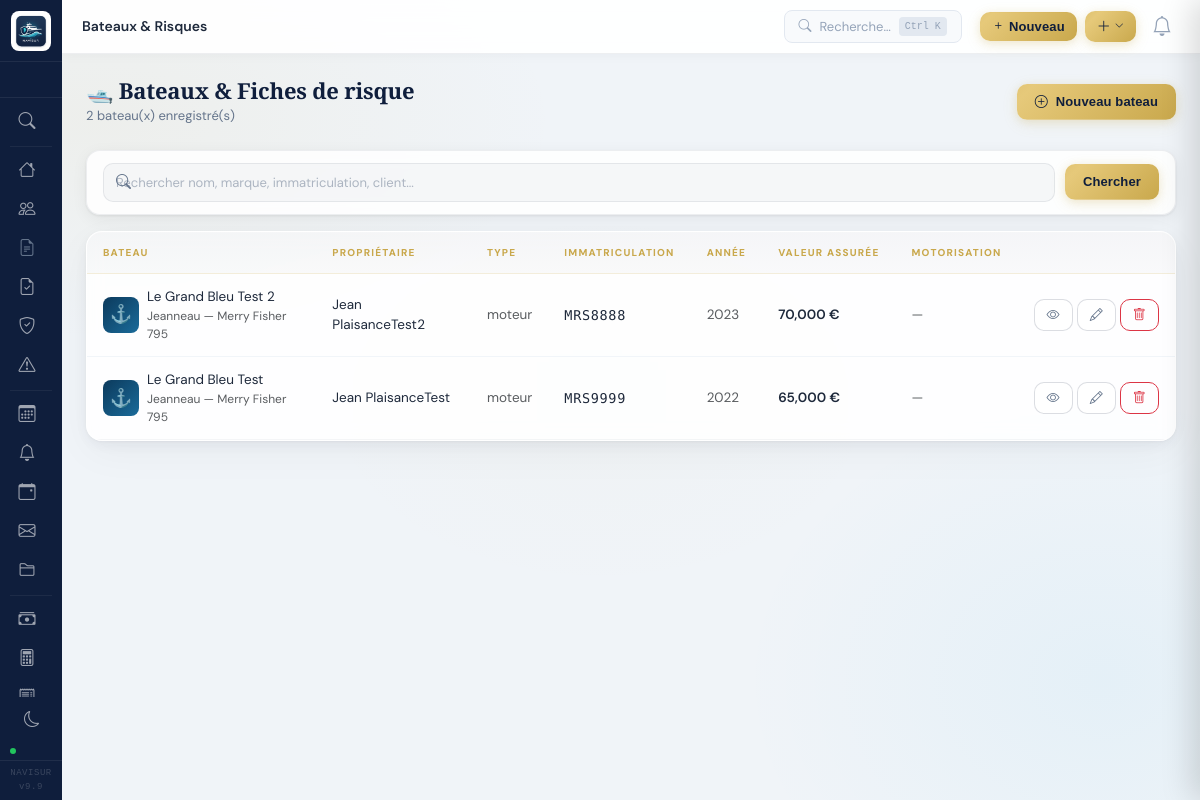
The page /bateaux (signed in) on the database its author committed.
### tables this page shows
CREATE TABLE bateaux (
        id INTEGER PRIMARY KEY AUTOINCREMENT,
        client_id INTEGER NOT NULL,
        nom_bateau TEXT,
        marque TEXT,
        modele TEXT,
        type_bateau TEXT,
        immatriculation TEXT,
        annee_fabrication INTEGER,
        longueur REAL,
        largeur REAL,
        valeur_assurance REAL DEFAULT 0,
        valeur_a_neuf REAL DEFAULT 0,
        pavillon TEXT DEFAULT 'Français',
        port_attache TEXT,
        zone_navigation TEXT,
        usage TEXT DEFAULT 'plaisance',
        moteur_marque TEXT,
        moteur_modele TEXT,
        moteur_puissance REAL,
        moteur_annee INTEGER,
        moteur_type TEXT DEFAULT 'hors_bord',
        moteur_carburant TEXT DEFAULT 'essence',
        moteur_serie TEXT,
        moteur2_marque TEXT,
        moteur2_puissance REAL,
        moteur2_serie TEXT,
        notes TEXT,
        date_creation TEXT DEFAULT CURRENT_DATE,
        FOREIGN KEY (client_id) REFERENCES clients(id)
    );

CREATE TABLE clients (
        id INTEGER PRIMARY KEY AUTOINCREMENT,
        type TEXT DEFAULT 'particulier',
        nom TEXT NOT NULL,
        prenom TEXT,
        email TEXT,
        telephone TEXT,
        adresse TEXT,
        code_postal TEXT,
        ville TEXT,
        siren TEXT,
        statut TEXT DEFAULT 'prospect',
        date_creation TEXT DEFAULT CURRENT_DATE,
        notes TEXT
    , civilite TEXT DEFAULT "", telephone2 TEXT DEFAULT "", telephone_fixe TEXT DEFAULT "", pays_code TEXT DEFAULT "FR", pays_nom TEXT DEFAULT "France", email_statut TEXT DEFAULT "", telephone_formate TEXT DEFAULT "", telephone_pays TEXT DEFAULT "FR", forme_juridique TEXT DEFAULT "", code_naf TEXT DEFAULT "", nom_dirigeant TEXT DEFAULT "", date_naissance TEXT, commune_naissance TEXT, date_permis_mer TEXT, type_permis_mer TEXT);

### routes/bateaux.py (the view)
@app.route('/bateaux')
def bateaux_list():
    conn = get_db()
    search = request.args.get('q', '')
    query = """SELECT b.*, c.nom, c.prenom FROM bateaux b
               JOIN clients c ON b.client_id = c.id WHERE 1=1"""
    params = []
    if search:
        query += " AND (b.nom_bateau LIKE ? OR b.marque LIKE ? OR b.immatriculation LIKE ? OR c.nom LIKE ?)"
        params += [f'%{search}%'] * 4
    query += " ORDER BY b.id DESC"
    bateaux = conn.execute(query, params).fetchall()
    conn.close()
    return render_template('bateaux/index.html', bateaux=bateaux, search=search)

### core.py (called while the page is built)
@app.context_processor
def inject_globals():
    return {'db_integrity_ok': DB_INTEGRITY_OK, 'db_integrity_msg': DB_INTEGRITY_MSG}

@app.context_processor
def inject_notifs():
    try:
        conn = get_db()
        notifs = conn.execute("SELECT * FROM notifications ORDER BY id DESC LIMIT 15").fetchall()
        conn.close()
        return {'nb_notifs': get_nb_notifs(), 'notifs_list': notifs}
    except Exception:
        return {'nb_notifs': 0, 'notifs_list': []}

def get_nb_notifs():
    try:
        conn = get_db()
        nb = conn.execute("SELECT COUNT(*) FROM notifications WHERE lu=0").fetchone()[0]
        conn.close()
        return nb
    except Exception:
        return 0

### models/db.py (called while the page is built)
def get_db():
    conn = sqlite3.connect(DATABASE)
    conn.row_factory = sqlite3.Row
    return conn

### routes/compta.py (called while the page is built)
def get_nb_notifs():
    try:
        conn = get_db()
        nb = conn.execute("SELECT COUNT(*) FROM notifications WHERE lu=0").fetchone()[0]
        conn.close()
        return nb
    except Exception:
        return 0

@app.context_processor
def inject_notifs():
    try:
        return {'nb_notifs': get_nb_notifs()}
    except Exception:
        return {'nb_notifs': 0}

### routes/devis.py (called while the page is built)
def get_compagnies_actives():
    conn = get_db()
    result = conn.execute(
        "SELECT id, nom, taux_commission, code_courtier FROM compagnies WHERE actif=1 ORDER BY nom"
    ).fetchall()
    conn.close()
    return result

@app.context_processor
def inject_compagnies():
    try:
        return {'compagnies_liste': get_compagnies_actives()}
    except Exception:
        return {'compagnies_liste': []}

### security_bootstrap.py (called while the page is built)
@login_manager.user_loader
def load_user(user_id):
    conn = get_db()
    row = conn.execute("SELECT id,email FROM users WHERE id=?", (user_id,)).fetchone()
    conn.close()
    return User(row['id'], row['email']) if row else None

@app.before_request
def _auth_guard():
    if request.path.startswith('/static/'): return
    if request.endpoint in PUBLIC_ENDPOINTS: return
    if request.path.startswith('/portail/'): return
    if not current_user.is_authenticated:
        return redirect(url_for('login'))

### templates/bateaux/index.html (shortened to what this page needs)
{% extends 'base.html' %}
{% block page_title %}Bateaux & Risques{% endblock %}
{% block topbar_actions %}
  <a href="{{ url_for('bateau_nouveau') }}" class="btn btn-primary btn-sm"><i class="bi bi-plus me-1"></i>Nouveau</a>
{% endblock %}
{% block content %}
<div class="page-header">
  <div>
    <h1 class="page-header-title">🛥️ Bateaux & Fiches de risque</h1>
    <p class="page-header-sub">{{ bateaux|length }} bateau(x) enregistré(s)</p>
  </div>
  <a href="{{ url_for('bateau_nouveau') }}" class="btn btn-primary">
    <i class="bi bi-plus-circle me-2"></i>Nouveau bateau
  </a>
</div>
<form method="get" class="search-bar">
  <div class="search-input-wrap">
    <i class="bi bi-search"></i>
    <input type="text" name="q" class="form-control" placeholder="Rechercher nom, marque, immatriculation, client..." value="{{ search }}">
  </div>
  <button type="submit" class="btn btn-primary">Chercher</button>
</form>
<div class="card-crm">
  {% if bateaux %}
  <table class="table-crm">
    <thead>
      <tr>
        <th>Bateau</th>
        <th>Propriétaire</th>
        <th>Type</th>
        <th>Immatriculation</th>
        <th>Année</th>
        <th>Valeur assurée</th>
        <th>Motorisation</th>
        <th></th>
      </tr>
    </thead>
    <tbody>
      {% for b in bateaux %}
      <tr>
        <td>
          <div class="d-flex align-items-center gap-2">
            <div class="bateau-icon">⚓</div>
            <div>
              <div class="fw-500">{{ b.nom_bateau or '(sans nom)' }}</div>
              <div class="text-muted" style="font-size:12px">{{ b.marque or '' }}{% if b.modele %} — {{ b.modele }}{% endif %}</div>
            </div>
          </div>
        </td>
        <td>{{ b.prenom or '' }} {{ b.nom }}</td>
        <td class="text-muted">{{ b.type_bateau or '—' }}</td>
        <td class="fw-500 font-mono">{{ b.immatriculation or '—' }}</td>
        <td class="text-muted">{{ b.annee_fabrication or '—' }}</td>
        <td class="text-money">{% if b.valeur_assurance %}{{ "{:,.0f}".format(b.valeur_assurance) }} €{% else %}—{% endif %}</td>
        <td class="text-muted" style="font-size:12px">
          {% if b.moteur_marque %}
            {{ b.moteur_marque }}{% if b.moteur_puissance %} {{ b.moteur_puissance|int }} CV{% endif %}
            <span class="badge-crm {% if b.moteur_carburant == 'gasoil' %}badge-en_cours{% else %}badge-prospect{% endif %}" style="font-size:10px">
              {{ b.moteur_carburant|upper if b.moteur_carburant else '' }}
            </span>
          {% else %}—{% endif %}
        </td>
        <td>
          <div class="d-flex gap-1">
            <a href="{{ url_for('bateau_detail', id=b.id) }}" class="btn btn-sm btn-outline-secondary" title="Voir"><i class="bi bi-eye"></i></a>
            <a href="{{ url_for('bateau_modifier', id=b.id) }}" class="btn btn-sm btn-outline-secondary" title="Modifier"><i class="bi bi-pencil"></i></a>
            <form method="post" action="{{ url_for('bateau_supprimer', id=b.id) }}" onsubmit="return confirm('Supprimer ce bateau ?')">
              <button type="submit" class="btn btn-sm btn-outline-danger"><i class="bi bi-trash"></i></button>
            </form>
          </div>
        </td>
      </tr>
      {% endfor %}
    </tbody>
  </table>
  {% endif %}
</div>
{% endblock %}

### static/css/style.css (style rules this page uses)
:root { --sidebar-w: 250px; --sidebar-bg: #0f172a; --sidebar-hover: #1e293b; --sidebar-active: #1d4ed8; --accent: #3b82f6; --accent-gold: #f59e0b; --text-light: #94a3b8; --text-muted: #64748b; --border: #e2e8f0; --bg-page: #f8fafc; --bg-card: #ffffff; --font-main: 'Sora', sans-serif; --font-display: 'DM Serif Display', serif; --radius: 12px; --shadow: 0 1px 3px rgba(0,0,0,.08), 0 4px 16px rgba(0,0,0,.06); --shadow-md: 0 4px 6px rgba(0,0,0,.07), 0 10px 30px rgba(0,0,0,.1); }
*, *::before, *::after { box-sizing: border-box; }
html, body { height: 100%; margin: 0; }
body { font-family: var(--font-main); background: var(--bg-page); color: #1e293b; display: flex; font-size: 14px; }
.card-crm { background: var(--bg-card); border-radius: var(--radius); box-shadow: var(--shadow); border: 1px solid var(--border); overflow: hidden; }
.table-crm { width: 100%; border-collapse: collapse; }
.table-crm thead th { background: #f8fafc; padding: 12px 16px; font-size: 11px; font-weight: 600; letter-spacing: .05em; text-transform: uppercase; color: var(--text-muted); border-bottom: 1px solid var(--border); white-space: nowrap; }
.table-crm tbody td { padding: 14px 16px; border-bottom: 1px solid #f1f5f9; vertical-align: middle; }
.table-crm tbody tr:last-child td { border-bottom: none; }
.btn-primary { background: var(--accent); border-color: var(--accent); font-family: var(--font-main); font-weight: 500; border-radius: 8px; padding: 8px 18px; }
.btn-outline-secondary { font-family: var(--font-main); border-radius: 8px; padding: 8px 16px; }
.btn-sm { padding: 5px 12px !important; font-size: 12px !important; }
.form-control, .form-select { border-radius: 8px; border-color: #d1d5db; font-family: var(--font-main); font-size: 14px; padding: 9px 13px; transition: border-color .2s, box-shadow .2s; }
.search-bar { display: flex; gap: 10px; flex-wrap: wrap; align-items: center; background: var(--bg-card); padding: 14px 20px; border: 1px solid var(--border); border-radius: var(--radius); box-shadow: var(--shadow); margin-bottom: 20px; }
.search-input-wrap { position: relative; flex: 1; min-width: 200px; }
.search-input-wrap .bi { position: absolute; left: 12px; top: 50%; transform: translateY(-50%); color: var(--text-muted); font-size: 15px; }
.search-input-wrap input { padding-left: 36px !important; border-radius: 8px; width: 100%; }
.page-header { display: flex; align-items: center; justify-content: space-between; margin-bottom: 24px; }
.page-header-title { font-size: 22px; font-family: var(--font-display); color: #0f172a; margin: 0; }
.page-header-sub { font-size: 13px; color: var(--text-muted); margin: 4px 0 0; }
.text-money { font-weight: 600; color: #1e293b; }
.card-crm, .stat-card, .form-card { animation: fadeIn .3s ease; }
.bateau-icon { width: 36px; height: 36px; background: linear-gradient(135deg, #0c3a5c, #1a6b9a); border-radius: 8px; display: flex; align-items: center; justify-content: center; font-size: 18px; flex-shrink: 0; }
.font-mono { font-family: 'Courier New', monospace; letter-spacing: .05em; }
:root { --navisur-blue: #0c3a5c; --navisur-mid: #1a6b9a; --navisur-light: #e8f4fd; }
:root { --brand-navy: #1a2e5a; --brand-gold: #c9a84c; --sidebar-bg: #1a2e5a; --sidebar-active: #c9a84c; }
.btn-primary { background: var(--brand-navy) !important; border-color: var(--brand-navy) !important; }
:root { --c-bg-page: #f1f5f9; --c-bg-card: #ffffff; --c-bg-input: #ffffff; --c-text-1: #0f1e3c; --c-text-2: #64748b; --c-border: rgba(15,30,60,.08); --c-gold: #c9a84c; --c-table-hd: #f8fafc; --c-row-hover: rgba(15,30,60,.03); --c-modal-bg: #ffffff; --c-input-br: #e2e8f0; --c-shadow: 0 1px 3px rgba(0,0,0,.08), 0 4px 16px rgba(0,0,0,.06); }
*, *::before, *::after { transition: background-color .2s ease, color .15s ease, border-color .15s ease; }

### static/css/navisur-halos.css (style rules this page uses)
html::before { content: ''; position: fixed; inset: 0; z-index: -1; pointer-events: none; background: radial-gradient(ellipse 70% 50% at 8% 15%, rgba(201, 168, 76, 0.07) 0%, transparent 55%), radial-gradient(ellipse 55% 65% at 92% 85%, rgba(14, 165, 233, 0.05) 0%, transparent 55%), radial-gradient(ellipse 40% 40% at 50% 50%, rgba(201, 168, 76, 0.025) 0%, transparent 60%), #f0f4f8; }
body { background: transparent !important; background-image: none !important; }

### templates/base.html (style rules this page uses)
:root { --sb-w:62px; --sb-wx:220px; --sb-bg:#0f1e3c; --sb-gold:#c9a84c; --sb-hover:rgba(201,168,76,.12); --sb-text:rgba(255,255,255,.6); --sb-tr:.2s ease; }
body { margin:0;display:flex;min-height:100vh;background:#f1f5f9; }

### rows shown on the page
bateaux: nom_bateau "Le Grand Bleu Test 2", marque "Jeanneau", modele "Merry Fisher 795", prenom "Jean", nom "PlaisanceTest2", type_bateau "moteur", immatriculation "MRS8888", annee_fabrication "2023", valeur_assurance "70,000"
bateaux: nom_bateau "Le Grand Bleu Test", marque "Jeanneau", modele "Merry Fisher 795", prenom "Jean", nom "PlaisanceTest", type_bateau "moteur", immatriculation "MRS9999", annee_fabrication "2022", valeur_assurance "65,000"

### other values the page prints
{{ bateaux|length }} "2"
